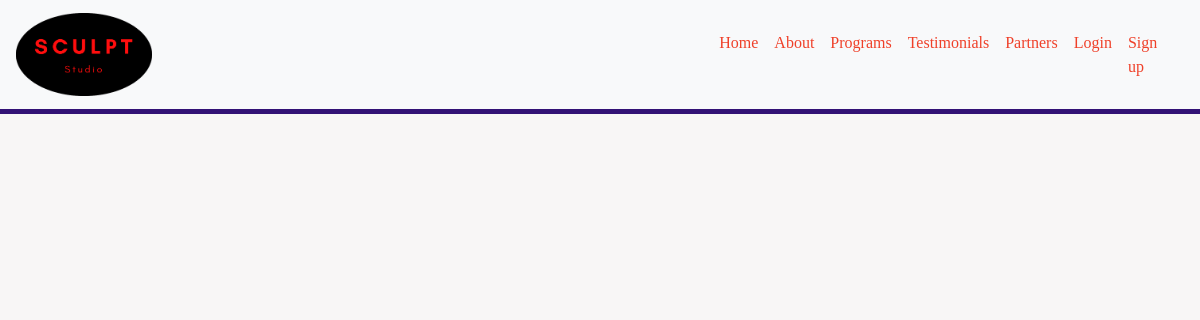
The app's page /programs/, older data.
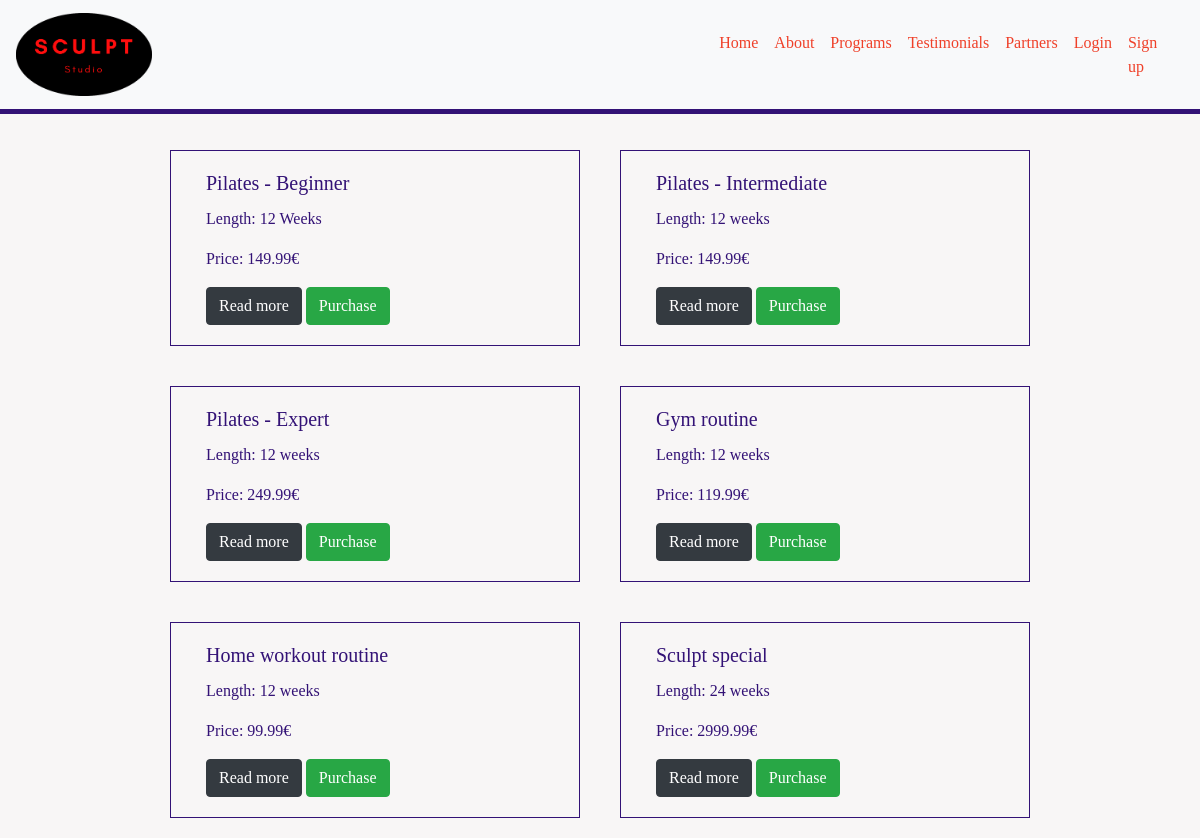
The same page, newer data.
### programs/models.py (models this page shows, shortened)
class Programs(models.Model):
    class Meta:
        verbose_name_plural = 'Programs'
    name = models.CharField(max_length=100)
    type = models.CharField(max_length=100)
    description = models.TextField()
    price = models.DecimalField(max_digits=6, decimal_places=2)

### programs/views.py (the view)
# urls.py: path('', views.programs, name='programs'),
def programs(request):
    programs = Programs.objects.all()
    context = {
        'programs': programs,
    }
    return render(request, 'programs/programs.html', context)

### programs/templates/programs/programs.html
{% extends 'base.html' %}
{% block content %}
<div class="row justify-content-center">
  {% for program in programs %}
  <div class="col-sm-4 programs">
    <div class="card">
      <div class="card-body">
        <h5 class="card-title">{{ program.name }}</h5>
        <p class="card-text">Length: {{ program.type }}</p>
        <p class="card-text">Price: {{ program.price }}€</p>
        {% if request.user.is_authenticated and request.user.is_superuser %}
        <a href="{% url 'edit_program' program.id %}" class="btn btn-danger">Edit</a>
        <a href="#" class="btn btn-danger">Delete</a>
        <a href="{% url 'program_details' program.id %}" class="btn btn-dark btn-primary">Read more</a>
        <a href="#" class="btn btn-success btn-primary">Purchase</a>
        {% else %}
        <a href="{% url 'program_details' program.id %}" class="btn btn-dark btn-primary">Read more</a>
        <a href="#" class="btn btn-success btn-primary">Purchase</a>
        {% endif %}
      </div>
    </div>
  </div>
  {% endfor %}
</div>
{% endblock %}

### templates/base.html (shortened to what this page needs)
{% load static %}
<!DOCTYPE html>
<html lang="en">
<head>
    {% block maincss %}
    <link rel="stylesheet" href="https://maxcdn.bootstrapcdn.com/bootstrap/4.0.0/css/bootstrap.min.css">
    <link rel="stylesheet" href="{% static '/css/main.css' %}">
    {% endblock %}
</head>
<body>
    <nav class="navbar navbar-expand-lg navbar-light bg-light">
      <a class="navbar-brand" href="{% url 'home' %}">
        <img src="/media/sculpt_logo.png" alt="sculpt studio logo" height="20%" width="20%">
      </a>
        <div class="collapse navbar-collapse flex-row-reverse" id="navbarNav">
            <ul class="navbar-nav">
                <li class="nav-item">
                    <a class="nav-link" href="{% url 'home' %}">Home</a>
                </li>
                <li class="nav-item">
                    <a class="nav-link" href="{% url 'about_me' %}">About</a>
                </li>
                <li class="nav-item">
                    <a class="nav-link" href="{% url 'programs' %}">Programs</a>
                </li>
                <li class="nav-item">
                    <a class="nav-link" href="#">Testimonials</a>
                </li>
                <li class="nav-item">
                    <a class="nav-link" href="#">Partners</a>
                </li>
                {% if user.is_authenticated %}
                <li class="nav-item">
                    <a class="nav-link" href="">My Profile</a>
                </li>
                <li class="nav-item">
                    <a class="nav-link" href="{% url 'account_email' %}">Change E-mail</a>
                </li>
                <li class="nav-item">
                    <a class="nav-link" href="{% url 'account_logout' %}">Log Out</a>
                </li>
                {% else %}
                <li class="nav-item">
                    <a class="nav-link" href="{% url 'account_login' %}">Login</a>
                </li>
                <li class="nav-item">
                    <a class="nav-link" href="{% url 'account_signup' %}">Sign up</a>
                </li>
                {% endif %}
            </ul>
        </div>
    </nav>
    <hr>
    {% block content %}
    {% endblock %}
</body>
</html>

### static/css/main.css (style rules this page uses)
* { font-family: 'Noto Serif JP', serif; color: rgb(51, 18, 118); font-weight: 500; }
hr { border-top: 5px solid rgb(51, 18, 118); margin-top: 0; }
body { background-color: rgb(248, 246, 246); }
a { color: rgb(239, 64, 41); transition: 0.5s; }
nav .navbar-nav li a { color: rgb(239, 64, 41) !important; transition: 0.5s; }
.card { background-color: rgb(248, 246, 246); border: none; }
.programs { border: 1px solid rgb(51, 18, 118); margin: 20px; }

Row changes from the older to the newer data that the page shows:
added Programs: name "Pilates - Beginner", type "12 Weeks", price "149.99"
added Programs: name "Pilates - Intermediate", type "12 weeks", price "149.99"
added Programs: name "Pilates - Expert", type "12 weeks", price "249.99"
added Programs: name "Gym routine", type "12 weeks", price "119.99"
added Programs: name "Home workout routine", type "12 weeks", price "99.99"
added Programs: name "Sculpt special", type "24 weeks", price "2999.99"
